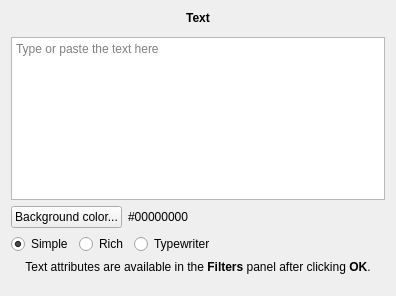
<?xml version="1.0" encoding="UTF-8"?>
<ui version="4.0">
 <class>TextProducerWidget</class>
 <widget class="QWidget" name="TextProducerWidget">
  <property name="geometry">
   <rect>
    <x>0</x>
    <y>0</y>
    <width>396</width>
    <height>296</height>
   </rect>
  </property>
  <property name="windowTitle">
   <string>Form</string>
  </property>
  <property name="whatsThis">
   <string notr="true">https://forum.bossa.org/t/open-other-text/12926/1</string>
  </property>
  <layout class="QVBoxLayout" name="verticalLayout">
   <item>
    <widget class="QLabel" name="label_2">
     <property name="font">
      <font>
       <bold>true</bold>
      </font>
     </property>
     <property name="text">
      <string>Text</string>
     </property>
     <property name="alignment">
      <set>Qt::AlignmentFlag::AlignCenter</set>
     </property>
    </widget>
   </item>
   <item>
    <widget class="ServicePresetWidget" name="preset" native="true"/>
   </item>
   <item>
    <widget class="QPlainTextEdit" name="plainTextEdit">
     <property name="placeholderText">
      <string>Type or paste the text here</string>
     </property>
    </widget>
   </item>
   <item>
    <layout class="QHBoxLayout" name="horizontalLayout_2">
     <item>
      <widget class="QPushButton" name="colorButton">
       <property name="text">
        <string>Background color...</string>
       </property>
      </widget>
     </item>
     <item>
      <widget class="QLabel" name="colorLabel">
       <property name="sizePolicy">
        <sizepolicy hsizetype="MinimumExpanding" vsizetype="Preferred">
         <horstretch>0</horstretch>
         <verstretch>0</verstretch>
        </sizepolicy>
       </property>
       <property name="text">
        <string>#00000000</string>
       </property>
       <property name="textInteractionFlags">
        <set>Qt::TextInteractionFlag::LinksAccessibleByMouse|Qt::TextInteractionFlag::TextSelectableByKeyboard|Qt::TextInteractionFlag::TextSelectableByMouse</set>
       </property>
      </widget>
     </item>
     <item>
      <spacer name="horizontalSpacer_8">
       <property name="orientation">
        <enum>Qt::Orientation::Horizontal</enum>
       </property>
       <property name="sizeHint" stdset="0">
        <size>
         <width>40</width>
         <height>20</height>
        </size>
       </property>
      </spacer>
     </item>
    </layout>
   </item>
   <item>
    <layout class="QHBoxLayout" name="horizontalLayout">
     <item>
      <widget class="QRadioButton" name="simpleRadioButton">
       <property name="text">
        <string>Simple</string>
       </property>
       <property name="checked">
        <bool>true</bool>
       </property>
      </widget>
     </item>
     <item>
      <widget class="QRadioButton" name="richRadioButton">
       <property name="text">
        <string>Rich</string>
       </property>
      </widget>
     </item>
     <item>
      <widget class="QRadioButton" name="typeWriterRadioButton">
       <property name="text">
        <string>Typewriter</string>
       </property>
      </widget>
     </item>
     <item>
      <spacer name="horizontalSpacer">
       <property name="orientation">
        <enum>Qt::Orientation::Horizontal</enum>
       </property>
       <property name="sizeHint" stdset="0">
        <size>
         <width>40</width>
         <height>20</height>
        </size>
       </property>
      </spacer>
     </item>
    </layout>
   </item>
   <item>
    <widget class="QLabel" name="label">
     <property name="text">
      <string>Text attributes are available in the &lt;b&gt;Filters&lt;/b&gt; panel after clicking &lt;b&gt;OK&lt;/b&gt;.</string>
     </property>
     <property name="alignment">
      <set>Qt::AlignmentFlag::AlignCenter</set>
     </property>
     <property name="wordWrap">
      <bool>true</bool>
     </property>
     <property name="margin">
      <number>10</number>
     </property>
    </widget>
   </item>
   <item>
    <spacer name="verticalSpacer">
     <property name="orientation">
      <enum>Qt::Orientation::Vertical</enum>
     </property>
     <property name="sizeHint" stdset="0">
      <size>
       <width>20</width>
       <height>40</height>
      </size>
     </property>
    </spacer>
   </item>
  </layout>
 </widget>
 <customwidgets>
  <customwidget>
   <class>ServicePresetWidget</class>
   <extends>QWidget</extends>
   <header>widgets/servicepresetwidget.h</header>
   <container>1</container>
  </customwidget>
 </customwidgets>
 <resources/>
 <connections/>
</ui>
